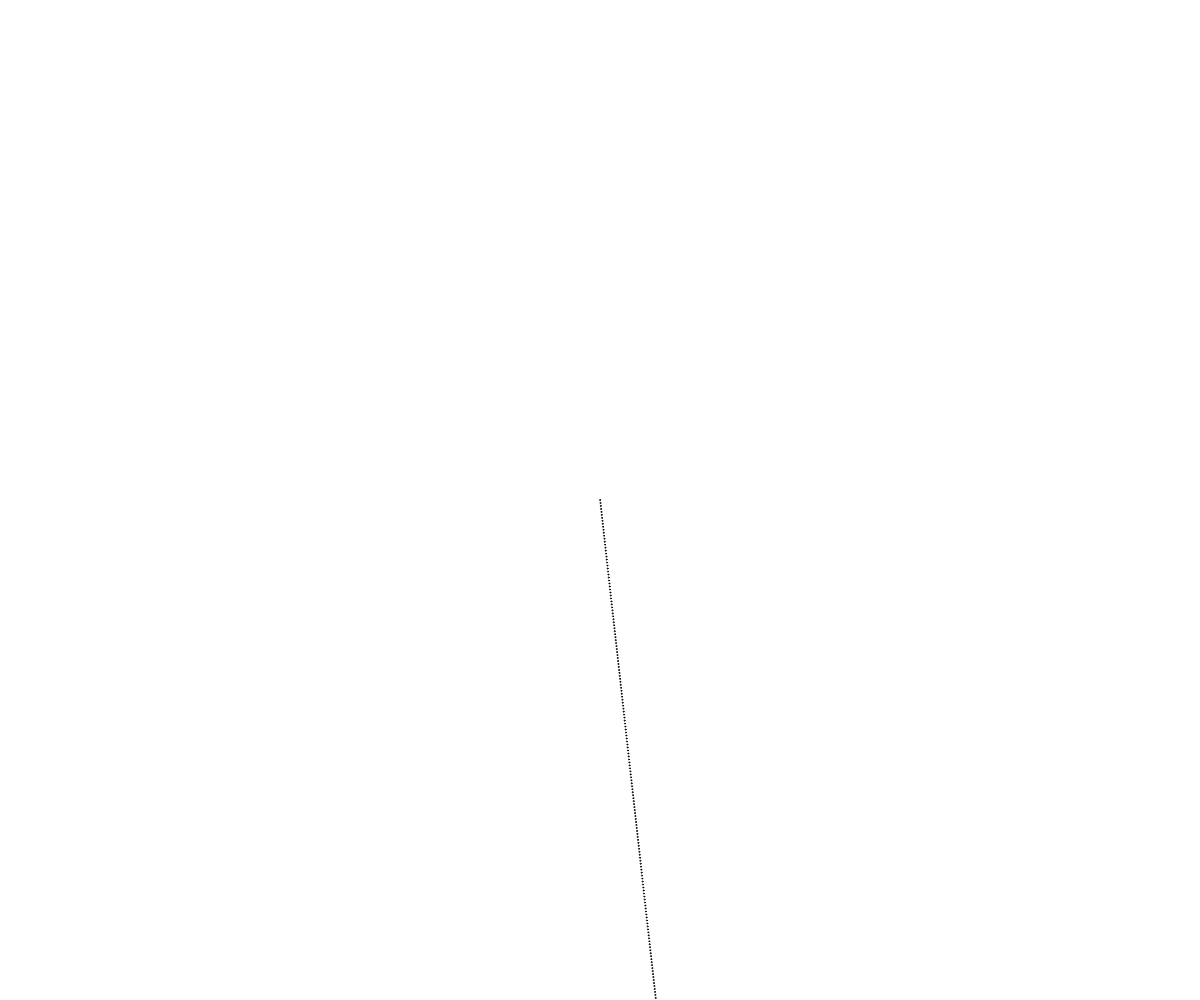
Frame 1 (no input)
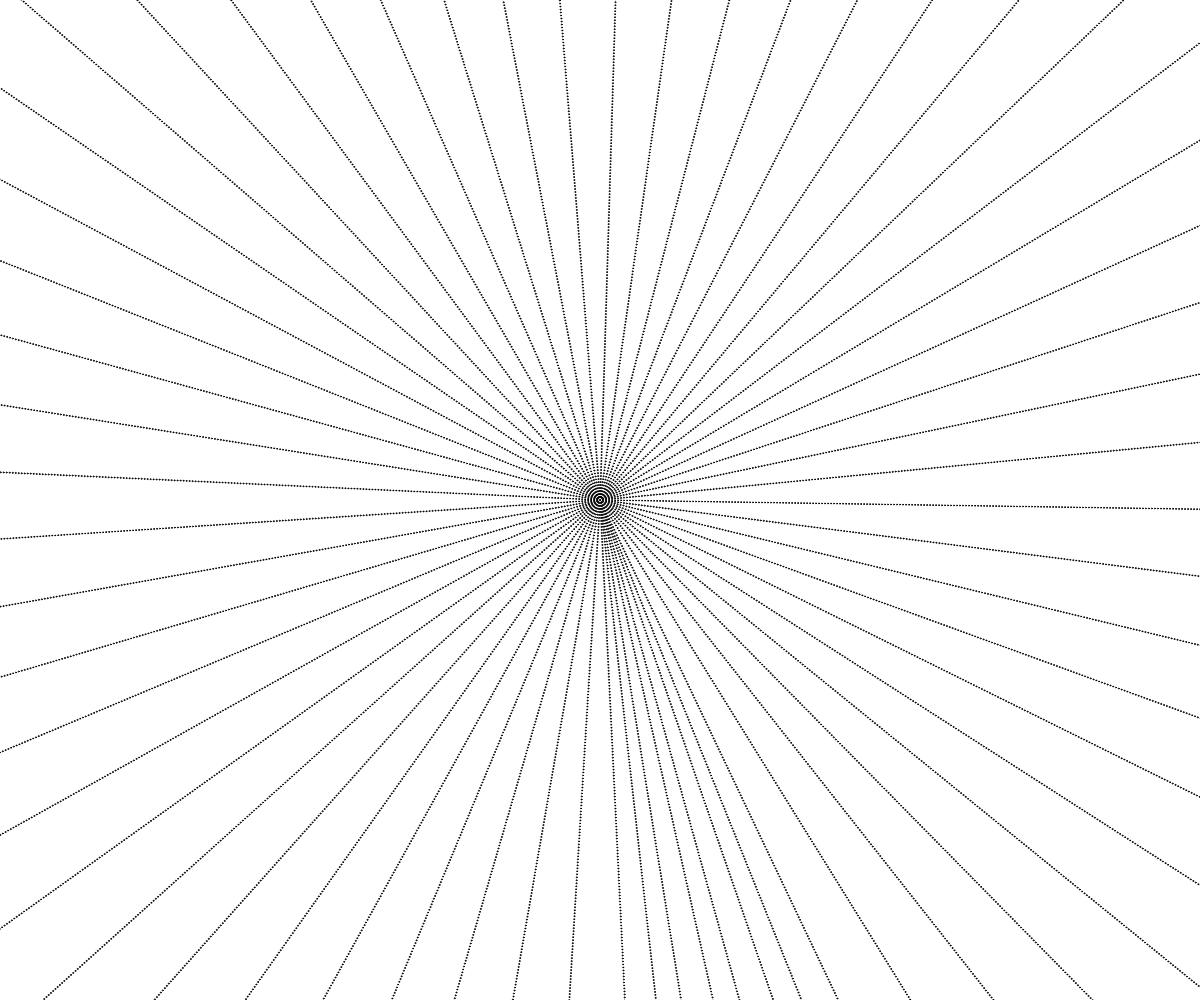
Frame 60 (no input)
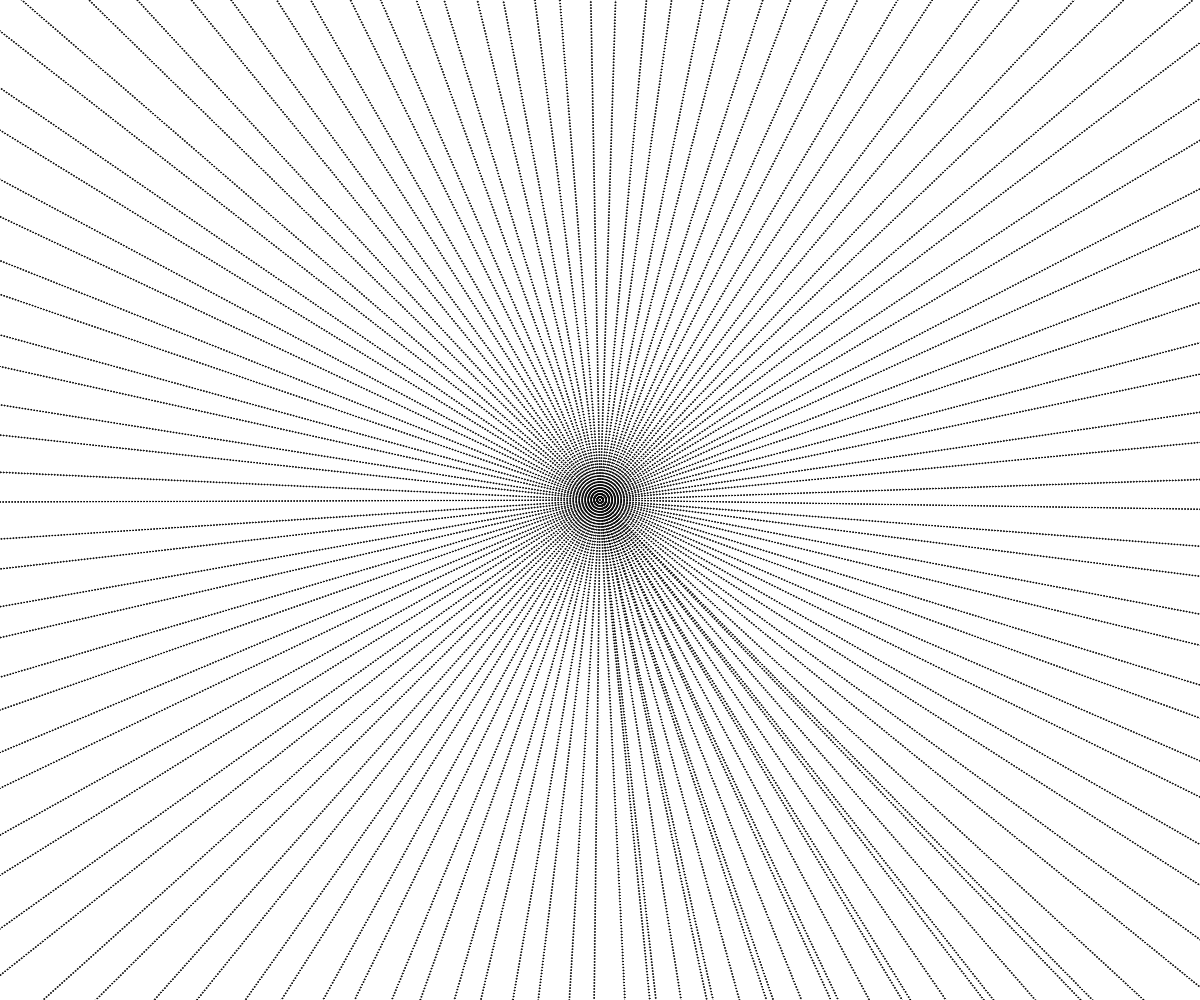
Frame 120 (the mouse pressed at the canvas centre since frame 60)

The p5.js sketch that drew these frames (run headless with seeded random() and noise() and a simulated clock; from frame 60 on, the mouse is pressed at the canvas centre):

// p5.js sketch
// ── sketch.js
var x = 0;
function setup() {
  
  
  createCanvas (windowWidth,windowHeight);
  



}
function draw() {





clone(1,3,frameCount*0.1111);


}



var clone = function( si , pos , ang ,num){
  

translate(width*0.5,height*0.5);


  angle = createVector( pos*cos(ang) , pos*sin(ang));

 dis = createVector( angle.x , angle.y  );
 ellipse(0,0,si);
 
 push();
 
 for (i = 0 ; i < width ; i ++){
   
   
   
   translate(dis.y,dis.x,si);
   ellipse(0,0,si);
   
   
   
 }
   pop();
   
   //ellipse(dis.y,dis.x*-1,si);





};
